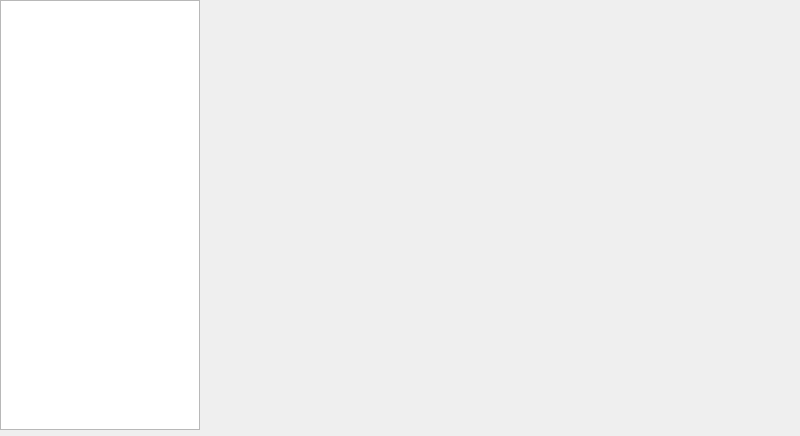
<?xml version="1.0" encoding="UTF-8"?>
<ui version="4.0">
 <class>MainWindow</class>
 <widget class="QMainWindow" name="MainWindow">
  <property name="geometry">
   <rect>
    <x>0</x>
    <y>0</y>
    <width>800</width>
    <height>436</height>
   </rect>
  </property>
  <property name="windowTitle">
   <string>MainWindow</string>
  </property>
  <widget class="QWidget" name="centralWidget">
   <widget class="QStackedWidget" name="stackedWidget">
    <property name="geometry">
     <rect>
      <x>200</x>
      <y>0</y>
      <width>611</width>
      <height>400</height>
     </rect>
    </property>
   </widget>
   <widget class="QListWidget" name="lw_Applist">
    <property name="geometry">
     <rect>
      <x>0</x>
      <y>0</y>
      <width>200</width>
      <height>430</height>
     </rect>
    </property>
   </widget>
  </widget>
 </widget>
 <layoutdefault spacing="6" margin="11"/>
 <resources/>
 <connections/>
</ui>
